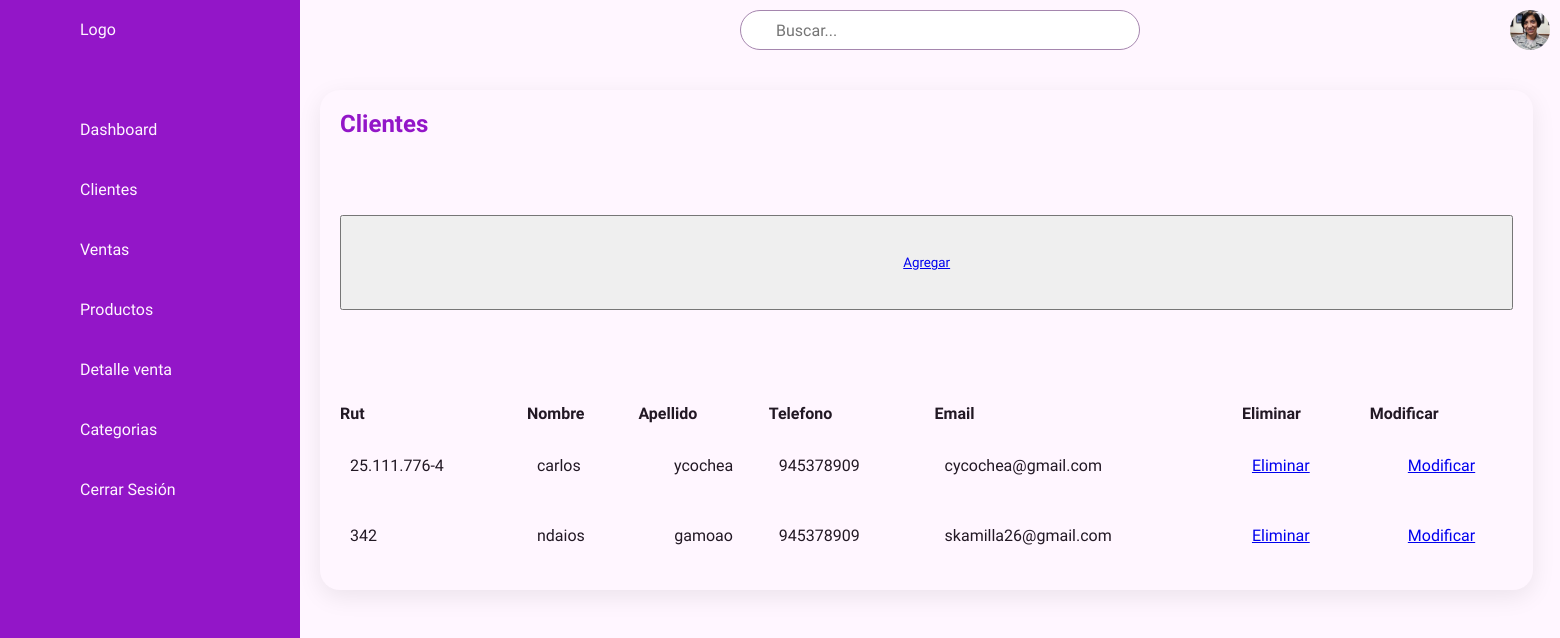
Before: /clientes with the older database file.
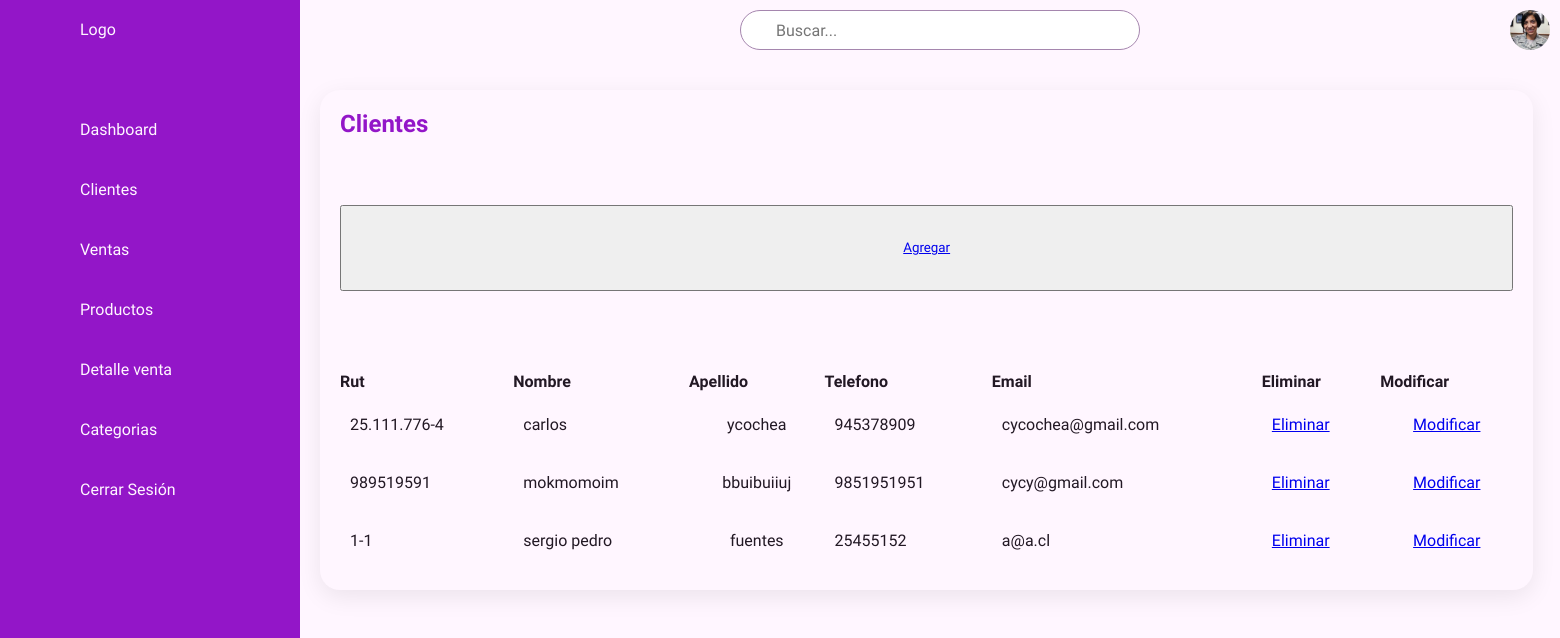
After: the same page with the newer database file.
### ventas/models.py (models this page shows, shortened)
class Clientes(models.Model):
    rut = models.CharField(primary_key=True, max_length=10)
    nombre = models.CharField(max_length=20)
    apellido = models.CharField(max_length=20)
    telefono = models.CharField(max_length=45)
    email = models.EmailField(unique=True, max_length=100, blank=True, null=True)

### ventas/views.py (the view)
# urls.py: path('clientes', clientes, name='clientes'),
def clientes(request):
    clientes = Clientes.objects.all()
    context = {"clientes" :clientes}
    return render(request, 'ventas/clientes.html',context)

### ventas/templates/ventas/clientes.html (shortened to what the changed rows need)
<!DOCTYPE html>
<html lang="en">
<head>
    {% load static %}
    <link rel="stylesheet" href="{% static 'ventas/css/clientes.css' %}">
</head>
<body>
    <section>
        <div class="container">
            <div class="detalles">
                <div class="clientes">
                    <div class="header">
                        <h2>Clientes</h2>
                    </div>
                    <table>
                        {% if clientes %}
                            <th>Rut</th>
                            <th>Nombre</th>
                            <th>Apellido</th>
                            <th>Telefono</th>
                            <th>Email</th>
                            <th>Eliminar</th>
                            <th>Modificar</th>
                            {% for cliente in clientes %}
                                <tr>
                                    <td>{{ cliente.rut }}
                                    <td>{{ cliente.nombre }}
                                    <td>{{ cliente.apellido }}
                                    <td>{{ cliente.telefono }}
                                    <td>{{ cliente.email }}
                                    <td><a href="{% url 'clientes_del' pk=cliente.rut %}">Eliminar</a>
                                    <td><a href="{% url 'clientes_findEdit' pk=cliente.rut %}">Modificar</a>
                                </tr>
                            {% endfor %}
                        {% endif %}
                    </table>
                </div>
            </div>
        </div>
    </section>
</body>
</html>

Changed rows visible on the page:
removed Clientes: rut "342", nombre "ndaios", apellido "gamoao", telefono "945378909", email "skamilla26@gmail.com"
added Clientes: rut "989519591", nombre "mokmomoim", apellido "bbuibuiiuj", telefono "9851951951", email "cycy@gmail.com"
added Clientes: rut "1-1", nombre "sergio pedro", apellido "fuentes", telefono "25455152", email "a@a.cl"
